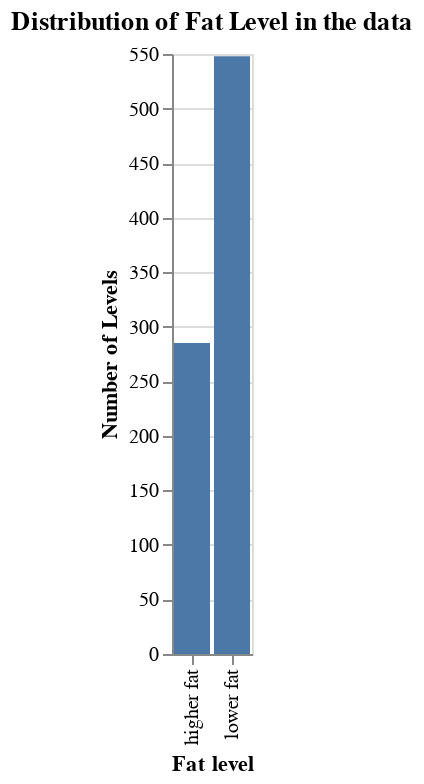

Source (notebook cell):
### Markdown cell above
Here we can see that higher fat level has low moist level in compared to the lower fat level cheese.

### Code cell
# Bar chart of the distribution of Fat Level
bar_chart = alt.Chart(train_df).mark_bar().encode(
    x=alt.X('FatLevel', title='Fat level'),
    y=alt.Y('count()', title='Number of Levels')
).properties(title='Distribution of Fat Level in the data')
bar_chart

### Figure 1 — Vega-Lite specification as saved in the notebook (floating-point values rounded to 4 significant figures; data arrays with more than 128 entries replaced by an {"elided": "..."} marker saying what was removed)
{"config": {"view": {"continuousWidth": 400, "continuousHeight": 300}}, "data": {"name": "data-5201fb189896805dd9e5e8d6ae6fe28b"}, "mark": "bar", "encoding": {"x": {"type": "nominal", "field": "FatLevel", "title": "Fat level"}, "y": {"type": "quantitative", "aggregate": "count", "title": "Number of Levels"}}, "title": "Distribution of Fat Level in the data", "$schema": "https://vega.github.io/schema/vega-lite/v4.8.1.json", "datasets": {"data-5201fb189896805dd9e5e8d6ae6fe28b": {"elided": "833 records"}}}
